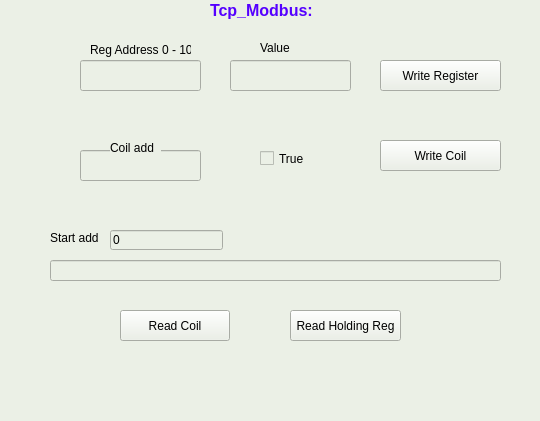
<?xml version="1.0" encoding="UTF-8"?>
<ui version="4.0">
 <class>MainWindow</class>
 <widget class="QMainWindow" name="MainWindow">
  <property name="geometry">
   <rect>
    <x>0</x>
    <y>0</y>
    <width>540</width>
    <height>421</height>
   </rect>
  </property>
  <property name="windowTitle">
   <string>MainWindow</string>
  </property>
  <property name="styleSheet">
   <string notr="true">background-color: rgb(235, 240, 230);</string>
  </property>
  <widget class="QWidget" name="centralwidget">
   <widget class="QPushButton" name="pushButton">
    <property name="geometry">
     <rect>
      <x>380</x>
      <y>60</y>
      <width>121</width>
      <height>31</height>
     </rect>
    </property>
    <property name="text">
     <string>Write Register</string>
    </property>
   </widget>
   <widget class="QLabel" name="label">
    <property name="geometry">
     <rect>
      <x>210</x>
      <y>-10</y>
      <width>201</width>
      <height>41</height>
     </rect>
    </property>
    <property name="font">
     <font>
      <pointsize>12</pointsize>
      <weight>75</weight>
      <bold>true</bold>
     </font>
    </property>
    <property name="styleSheet">
     <string notr="true">color: rgb(85, 0, 255);</string>
    </property>
    <property name="text">
     <string>Tcp_Modbus:</string>
    </property>
   </widget>
   <widget class="QLineEdit" name="lineEdit">
    <property name="geometry">
     <rect>
      <x>80</x>
      <y>60</y>
      <width>121</width>
      <height>31</height>
     </rect>
    </property>
   </widget>
   <widget class="QLineEdit" name="lineEdit_2">
    <property name="geometry">
     <rect>
      <x>230</x>
      <y>60</y>
      <width>121</width>
      <height>31</height>
     </rect>
    </property>
   </widget>
   <widget class="QLabel" name="label_2">
    <property name="geometry">
     <rect>
      <x>90</x>
      <y>40</y>
      <width>101</width>
      <height>20</height>
     </rect>
    </property>
    <property name="text">
     <string>Reg Address 0 - 100</string>
    </property>
   </widget>
   <widget class="QLabel" name="label_3">
    <property name="geometry">
     <rect>
      <x>260</x>
      <y>40</y>
      <width>41</width>
      <height>16</height>
     </rect>
    </property>
    <property name="text">
     <string>Value</string>
    </property>
   </widget>
   <widget class="QPushButton" name="pushButton_2">
    <property name="geometry">
     <rect>
      <x>120</x>
      <y>310</y>
      <width>110</width>
      <height>31</height>
     </rect>
    </property>
    <property name="text">
     <string>Read Coil</string>
    </property>
   </widget>
   <widget class="QPushButton" name="pushButton_3">
    <property name="geometry">
     <rect>
      <x>290</x>
      <y>310</y>
      <width>111</width>
      <height>31</height>
     </rect>
    </property>
    <property name="text">
     <string>Read Holding Reg</string>
    </property>
   </widget>
   <widget class="QLineEdit" name="lineEdit_3">
    <property name="geometry">
     <rect>
      <x>50</x>
      <y>260</y>
      <width>451</width>
      <height>21</height>
     </rect>
    </property>
   </widget>
   <widget class="QLineEdit" name="lineEdit_4">
    <property name="geometry">
     <rect>
      <x>110</x>
      <y>230</y>
      <width>113</width>
      <height>20</height>
     </rect>
    </property>
    <property name="text">
     <string>0</string>
    </property>
   </widget>
   <widget class="QLabel" name="label_4">
    <property name="geometry">
     <rect>
      <x>50</x>
      <y>230</y>
      <width>60</width>
      <height>16</height>
     </rect>
    </property>
    <property name="text">
     <string>Start add</string>
    </property>
   </widget>
   <widget class="QPushButton" name="pushButton_4">
    <property name="geometry">
     <rect>
      <x>380</x>
      <y>140</y>
      <width>121</width>
      <height>31</height>
     </rect>
    </property>
    <property name="text">
     <string>Write Coil</string>
    </property>
   </widget>
   <widget class="QCheckBox" name="checkBox">
    <property name="geometry">
     <rect>
      <x>260</x>
      <y>150</y>
      <width>70</width>
      <height>17</height>
     </rect>
    </property>
    <property name="text">
     <string>True</string>
    </property>
   </widget>
   <widget class="QLineEdit" name="lineEdit_5">
    <property name="geometry">
     <rect>
      <x>80</x>
      <y>150</y>
      <width>121</width>
      <height>31</height>
     </rect>
    </property>
   </widget>
   <widget class="QLabel" name="label_5">
    <property name="geometry">
     <rect>
      <x>110</x>
      <y>140</y>
      <width>51</width>
      <height>16</height>
     </rect>
    </property>
    <property name="text">
     <string>Coil add</string>
    </property>
   </widget>
  </widget>
  <widget class="QMenuBar" name="menubar">
   <property name="geometry">
    <rect>
     <x>0</x>
     <y>0</y>
     <width>540</width>
     <height>21</height>
    </rect>
   </property>
  </widget>
  <widget class="QStatusBar" name="statusbar"/>
 </widget>
 <resources/>
 <connections/>
</ui>
